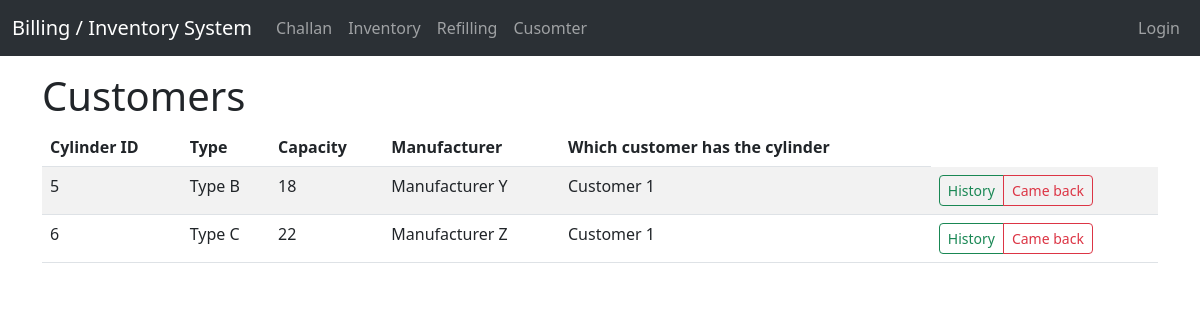
The page /customer (signed in) on the database its author committed.
### tables this page shows
CREATE TABLE cylinder_hist (             cylinder_id INT,             place INT,             refilling VARCHAR(255),             customer VARCHAR(255),             hist_datetime TIMESTAMP,             FOREIGN KEY (cylinder_id) REFERENCES cylinder_info(cylinder_id));

CREATE TABLE cylinder_info (             cylinder_id INT PRIMARY KEY,             cylinder_type VARCHAR(255),             capacity INT,             manufacturer VARCHAR(255),             current_condition VARCHAR(255));

### main.py (the view)
@app.route("/customer")
def customer():
    if request.cookies.get("type") != "admin":
        return abort(403)
    customer_items = db_handler.get_customer_items()
    return render_template("customer.html", customer_items=customer_items)

### db_handler.py (called while the page is built)
def connect_db():
    con = sqlite3.connect(
        "database.db", detect_types=sqlite3.PARSE_DECLTYPES | sqlite3.PARSE_COLNAMES
    )
    cur = con.cursor()
    return (con, cur)

def get_customer_items():
    con, cur = connect_db()
    cur.execute(
        "SELECT cc.*, ch.customer \
        FROM cylinder_info cc \
        JOIN cylinder_hist ch ON cc.cylinder_id = ch.cylinder_id \
        WHERE ch.hist_datetime = ( \
            SELECT MAX(hist_datetime) \
            FROM cylinder_hist \
            WHERE cylinder_id = cc.cylinder_id \
        ) \
        AND (SELECT place FROM cylinder_hist WHERE \
            cylinder_id = cc.cylinder_id AND hist_datetime = ch.hist_datetime) = 2"
    )
    return cur.fetchall()

### templates/customer.html
{% include "header.html" %}
<div class="container mt-3">
    <h1>Customers</h1>
    <table id="data" class="table table-striped">
        <thead>
            <tr>
                <th>Cylinder ID</th>
                <th>Type</th>
                <th>Capacity</th>
                <th>Manufacturer</th>
                <th>Which customer has the cylinder</th>
            </tr>
        </thead>
        <tbody>
            {% for customer_item in customer_items %}
            <tr>
                <td>{{ customer_item[0] }}</td>
                <td>{{ customer_item[1] }}</td>
                <td>{{ customer_item[2] }}</td>
                <td>{{ customer_item[3] }}</td>
                <td>{{ customer_item[5] }}</td>
                <td>
                    <form style="margin:0;">
                        <div class="btn-group" role="group">
                            <button name="id" value="{{ customer_item[0] }}" type="submit"
                                class="btn btn-outline-success btn-sm" formaction="/cylinderhist"
                                formmethod="get">History</button>
                            <button name="id" value="{{ customer_item[0] }}" type="submit"
                                class="btn btn-outline-danger btn-sm" formaction="/customercomeback"
                                formmethod="post">Came back</button>
                        </div>
                    </form>
                </td>
            </tr>
            {% endfor %}
        </tbody>
    </table>
</div>
{% include "footer.html" %}

### rows shown on the page
cylinder_hist: cylinder_id "5", cylinder_type "Type B", capacity "18", manufacturer "Manufacturer Y", customer "Customer 1"
cylinder_hist: cylinder_id "6", cylinder_type "Type C", capacity "22", manufacturer "Manufacturer Z", customer "Customer 1"
